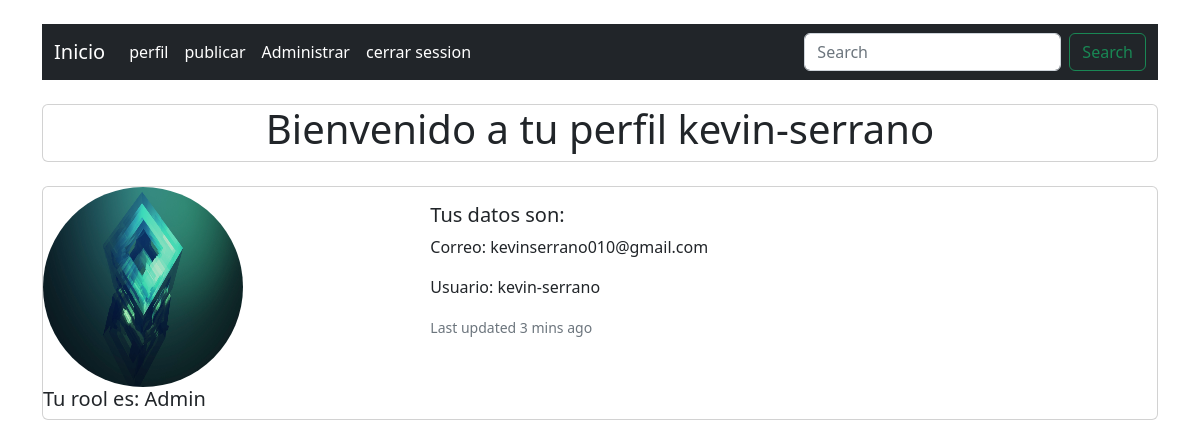
Page /perfil.php (signed in) on the committed database.
### tables this page shows
CREATE TABLE IF NOT EXISTS `users` (
  `id` int(11) NOT NULL AUTO_INCREMENT,
  `nombre` varchar(500) NOT NULL,
  `username` varchar(255) NOT NULL,
  `email` varchar(255) NOT NULL,
  `password` varchar(255) NOT NULL,
  `rol` int(11) NOT NULL,
  `imagen` varchar(500) NOT NULL,
  `fecha` varchar(500) NOT NULL,
  PRIMARY KEY (`id`)
);

### perfil.php (the view, shortened to what this page needs)
<?php include("nav.php");?>
    <div class="card">
        <h1 class="text-center">Bienvenido a tu perfil  <?php echo $user_recuperado;?></h1>
    </div>
    <div class="card mb-4" >
        <div class="row g-0">
            <div class="col-md-4">
                <div class="avatar avatar-story me-2">
                    <img src="img/<?php echo $imagen_recuperdo;?>" class="avatar-img rounded-circle" width="200" height="200">
                </div>
            <h5>Tu rool es:
                <?php
                if($rol_recuperado == 1){
                    echo "Admin";
                }else{
                    echo "Ninguno";
                }
                ?>
            </h5>
            </div>
            <div class="col-md-8">
            <div class="card-body">
                <h5 class="card-title">Tus datos son:</h5>
                <p class="card-text"><?php echo "Correo: ".$email_recuperado;?></p>
                <p class="card-text"><?php echo "Usuario: ".$user_recuperado;?></p>
                <p class="card-text"><small class="text-muted">Last updated 3 mins ago</small></p>
            </div>
            </div>
        </div>
    </div>
<?php include("pie.php");?>

### rows in the picture
users: username "kevin-serrano", imagen (picture), email "kevinserrano010@gmail.com"
